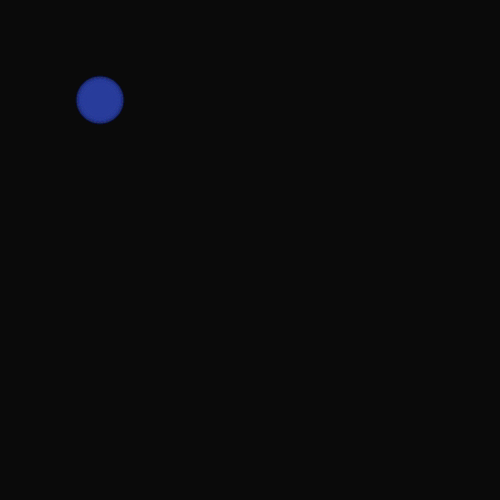
Frame 1 (no input)
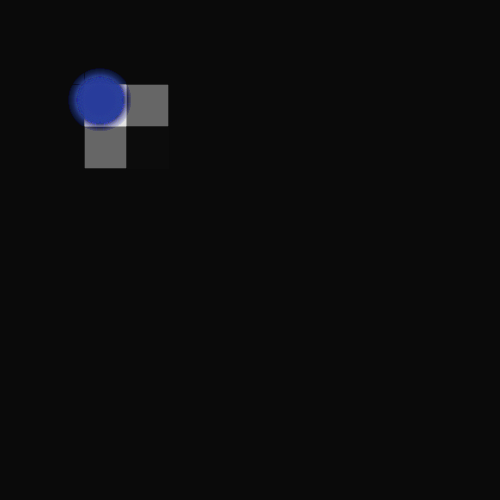
Frame 60 (the mouse pressed at the canvas centre just before this capture)
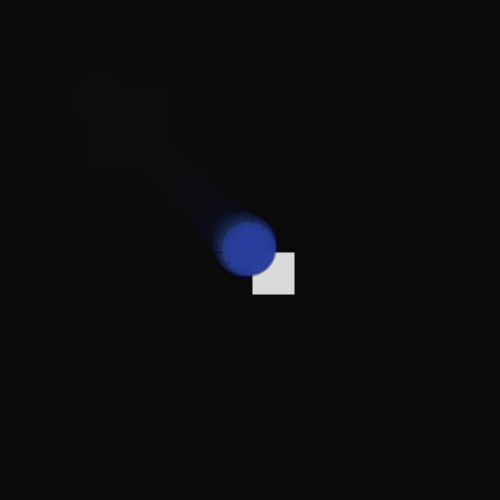
Frame 120 (the mouse held since frame 60 and released just before this capture)

The Processing sketch that drew these frames (run headless with seeded random() and noise(); from frame 60 on, the mouse is pressed at the canvas centre):

// Processing sketch: processing_63690
// ── processing_63690.pde

int ringNum = 20;
int backNum = 12;
int grow = 1;
float firstX = 200;
float firstY = 200;
float followX = 100;
float followY = 100;
float lngth = 50;
float minLngth = lngth;
float maxLngth = lngth + 15;
Rings ring[] = new Rings[ringNum];
int cols[][] = new int[backNum][backNum];

void setup() {
  size(500, 500);
  background(10);
  smooth();

  for (int i = 0; i < ring.length; i++) {
    ring[i] = new Rings(followX, followY);
  }

  for (int i = 0; i < cols.length; i++) {
    for (int j = 0; j < cols[0].length; j++) {
      cols[i][j] = 0;
    }
  }
}

void draw() {
  checkTouching();
  backgroundDisplay();
  movement();
  breathe();
  display();
}

void backgroundDisplay() {
  int squareSize = (int) width/backNum+1;

  for (int i = 0; i < cols.length; i++) {
    for (int j = 0; j < cols[0].length; j++) {
      int x = i*squareSize;
      int y = j*squareSize;
      fill(cols[i][j], 10);
      noStroke();
      rect(x, y, squareSize+1, squareSize+1);
    }
  }
}

void checkTouching()
{
  for (int n = 0; n < ringNum; n++) {
    if (ring[n] != null) {
      for (int i = 0; i < cols.length; i++) {
        for (int j = 0; j < cols[0].length; j++) {
          int squareSize = (int) width/backNum;
          float xp = i*squareSize;
          float yp = j*squareSize;

          if (dist(ring[n].x, ring[n].y, xp, yp)< lngth/2) {
            cols[i][j] = 255;
          } 
          else {
            cols[i][j] = 0;
          }
        }
      }
    }
  }
}

void movement() {

  if (mousePressed) {
    for (int i = 0; i < ring.length; i++) {
      if (i == 0) {
        firstX = firstX + (((mouseX)-firstX)/15);
        firstY = firstY + (((mouseY)-firstY)/15);
        ring[i].follow(followX, followY);
      }
      else {
        followX = followX + (((firstX)-followX)/(i*2));
        followY = followY + (((firstY)-followY)/(i*2));
        ring[i].follow(followX, followY);
      }
    }
  }
}


void display() {

  for (int i = 0; i < ring.length; i++) {
    if (ring[i] != null) {
      ring[i].drawRing(lngth);
    }
  }
}


void breathe() {
  if (lngth > maxLngth) {
    grow = 2;
  }
  else if (lngth < minLngth) {
    grow = 1;
  }

  if (grow == 1) {
    lngth = lngth + 0.5;
  }
  else if (grow == 2) {
    lngth = lngth - 0.5;
  }
}


void mouseClicked() {
  save(frameCount+".jpg");
}

class Rings {

  float x;
  float y; 
  float diffX = 1;
  float diffY = 1;


  Rings(float i_x, float i_y) {
    x = i_x;
    y = i_y;
  }


  /**void drawRing(float wdth) {
   noStroke();
   fill(0, 30, 75, 10);
   ellipse(x, y, wdth, wdth);
   fill(215, 220, 235, 45);
   ellipse(x+diffX, y+diffY, wdth/2, wdth/2);
   }*/

  void drawRing(float wdth) {
    noStroke();
    int num = (int)(wdth/2.0);
    for (int i = 0; i < num; i++) {
      fill(40, 60, 155, i);
      ellipse(x, y, wdth-i, wdth-i);
    }
  }

  void follow(float xp, float yp)
  {
    x = x + (((xp)-x)/2);
    y = y + (((yp)-y)/2);
  }
}
